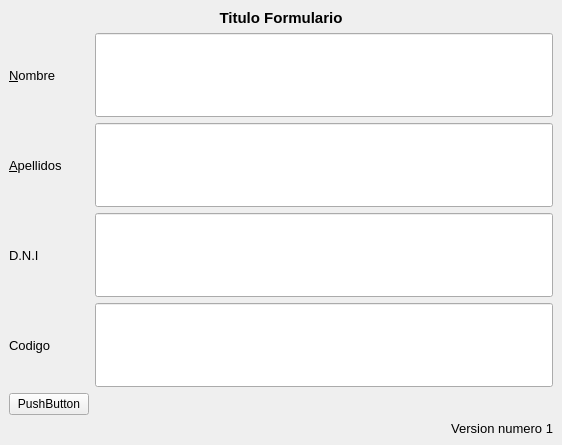
<?xml version="1.0" encoding="UTF-8"?>
<ui version="4.0">
 <class>MainWindow</class>
 <widget class="QMainWindow" name="MainWindow">
  <property name="geometry">
   <rect>
    <x>0</x>
    <y>0</y>
    <width>562</width>
    <height>445</height>
   </rect>
  </property>
  <property name="sizePolicy">
   <sizepolicy hsizetype="Preferred" vsizetype="Preferred">
    <horstretch>0</horstretch>
    <verstretch>0</verstretch>
   </sizepolicy>
  </property>
  <property name="windowTitle">
   <string>Ejemplo de formulario</string>
  </property>
  <widget class="QWidget" name="centralwidget">
   <layout class="QVBoxLayout" name="verticalLayout_2">
    <item>
     <layout class="QVBoxLayout" name="verticalLayout">
      <item>
       <widget class="QLabel" name="label">
        <property name="font">
         <font>
          <pointsize>11</pointsize>
          <weight>75</weight>
          <bold>true</bold>
         </font>
        </property>
        <property name="text">
         <string>Titulo Formulario</string>
        </property>
        <property name="alignment">
         <set>Qt::AlignHCenter|Qt::AlignTop</set>
        </property>
       </widget>
      </item>
      <item>
       <layout class="QFormLayout" name="formLayout">
        <item row="0" column="0">
         <widget class="QLabel" name="label_3">
          <property name="sizePolicy">
           <sizepolicy hsizetype="Expanding" vsizetype="Expanding">
            <horstretch>0</horstretch>
            <verstretch>0</verstretch>
           </sizepolicy>
          </property>
          <property name="font">
           <font>
            <pointsize>10</pointsize>
           </font>
          </property>
          <property name="text">
           <string>&amp;Nombre</string>
          </property>
          <property name="buddy">
           <cstring>lineEdit</cstring>
          </property>
         </widget>
        </item>
        <item row="0" column="1">
         <widget class="QLineEdit" name="lineEdit">
          <property name="sizePolicy">
           <sizepolicy hsizetype="Expanding" vsizetype="Expanding">
            <horstretch>0</horstretch>
            <verstretch>0</verstretch>
           </sizepolicy>
          </property>
         </widget>
        </item>
        <item row="1" column="0">
         <widget class="QLabel" name="label_4">
          <property name="sizePolicy">
           <sizepolicy hsizetype="Expanding" vsizetype="Expanding">
            <horstretch>0</horstretch>
            <verstretch>0</verstretch>
           </sizepolicy>
          </property>
          <property name="font">
           <font>
            <pointsize>10</pointsize>
           </font>
          </property>
          <property name="text">
           <string>&amp;Apellidos</string>
          </property>
          <property name="buddy">
           <cstring>lineEdit_2</cstring>
          </property>
         </widget>
        </item>
        <item row="1" column="1">
         <widget class="QLineEdit" name="lineEdit_2">
          <property name="sizePolicy">
           <sizepolicy hsizetype="Expanding" vsizetype="Expanding">
            <horstretch>0</horstretch>
            <verstretch>0</verstretch>
           </sizepolicy>
          </property>
         </widget>
        </item>
        <item row="2" column="0">
         <widget class="QLabel" name="label_5">
          <property name="sizePolicy">
           <sizepolicy hsizetype="Expanding" vsizetype="Expanding">
            <horstretch>0</horstretch>
            <verstretch>0</verstretch>
           </sizepolicy>
          </property>
          <property name="font">
           <font>
            <pointsize>10</pointsize>
           </font>
          </property>
          <property name="text">
           <string>D.N.I</string>
          </property>
          <property name="buddy">
           <cstring>lineEdit_3</cstring>
          </property>
         </widget>
        </item>
        <item row="2" column="1">
         <widget class="QLineEdit" name="lineEdit_3">
          <property name="sizePolicy">
           <sizepolicy hsizetype="Expanding" vsizetype="Expanding">
            <horstretch>0</horstretch>
            <verstretch>0</verstretch>
           </sizepolicy>
          </property>
         </widget>
        </item>
        <item row="3" column="0">
         <widget class="QLabel" name="label_6">
          <property name="sizePolicy">
           <sizepolicy hsizetype="Expanding" vsizetype="Expanding">
            <horstretch>0</horstretch>
            <verstretch>0</verstretch>
           </sizepolicy>
          </property>
          <property name="font">
           <font>
            <pointsize>10</pointsize>
           </font>
          </property>
          <property name="text">
           <string>Codigo</string>
          </property>
          <property name="buddy">
           <cstring>lineEdit_4</cstring>
          </property>
         </widget>
        </item>
        <item row="3" column="1">
         <widget class="QLineEdit" name="lineEdit_4">
          <property name="sizePolicy">
           <sizepolicy hsizetype="Expanding" vsizetype="Expanding">
            <horstretch>0</horstretch>
            <verstretch>0</verstretch>
           </sizepolicy>
          </property>
         </widget>
        </item>
        <item row="4" column="0">
         <widget class="QPushButton" name="pushButton">
          <property name="text">
           <string>PushButton</string>
          </property>
          <property name="icon">
           <iconset>
            <normaloff>263100.png</normaloff>263100.png</iconset>
          </property>
         </widget>
        </item>
       </layout>
      </item>
      <item>
       <widget class="QLabel" name="label_2">
        <property name="font">
         <font>
          <pointsize>10</pointsize>
         </font>
        </property>
        <property name="text">
         <string>Version numero 1</string>
        </property>
        <property name="alignment">
         <set>Qt::AlignBottom|Qt::AlignRight|Qt::AlignTrailing</set>
        </property>
       </widget>
      </item>
     </layout>
    </item>
   </layout>
  </widget>
 </widget>
 <tabstops>
  <tabstop>lineEdit</tabstop>
  <tabstop>lineEdit_2</tabstop>
  <tabstop>lineEdit_3</tabstop>
  <tabstop>lineEdit_4</tabstop>
 </tabstops>
 <resources/>
 <connections/>
 <slots>
  <slot>mostrar_mensaje()</slot>
 </slots>
</ui>
